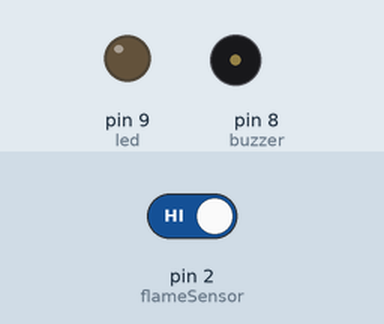
This sketch was run on a simulated Arduino Uno, built with avr-gcc and run on an emulated ATmega328P. Parts: output pins drawn as LEDs (lit = HIGH), buzzer (waves = sounding, pin HIGH). The test bench sets the inputs (shaded band); at power-on: pin 2 (flameSensor) HIGH. What the sketch prints to the serial monitor is not drawn.

Above: at 1.8 s.
1.9 s: pin 2 (flameSensor) driven LOW
At 2.5 s:
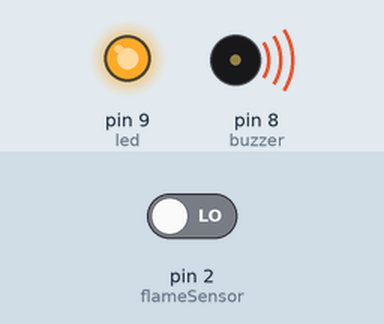
3.5 s: pin 2 (flameSensor) driven HIGH
At 4.9 s:
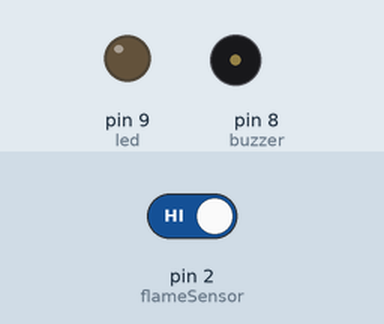
Timing chart, 0 to 6.5 s (numbered marks = the images above; inputs shaded):
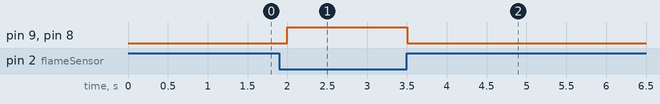

Measured:
- after the input at 1.9 s, pin 9 (led), pin 8 (buzzer): LOW → HIGH after 0.10 s
- after the input at 3.5 s, pin 9 (led), pin 8 (buzzer): HIGH → LOW at once

The sketch:

fire_flame_detection_system.ino.ino
```cpp
int flameSensor = 2;
int buzzer = 8;
int led = 9;

void setup() {
  pinMode(flameSensor, INPUT);
  pinMode(buzzer, OUTPUT);
  pinMode(led, OUTPUT);
  Serial.begin(9600);
}

void loop() {
  int flame = digitalRead(flameSensor);
  if (flame == LOW) {  // Flame detected (Active LOW)
    digitalWrite(buzzer, HIGH);
    digitalWrite(led, HIGH);
    Serial.println("🔥 Flame Detected!");
  } else {
    digitalWrite(buzzer, LOW);
    digitalWrite(led, LOW);
    Serial.println("✅ Safe");
  }
  delay(500);
}
```
